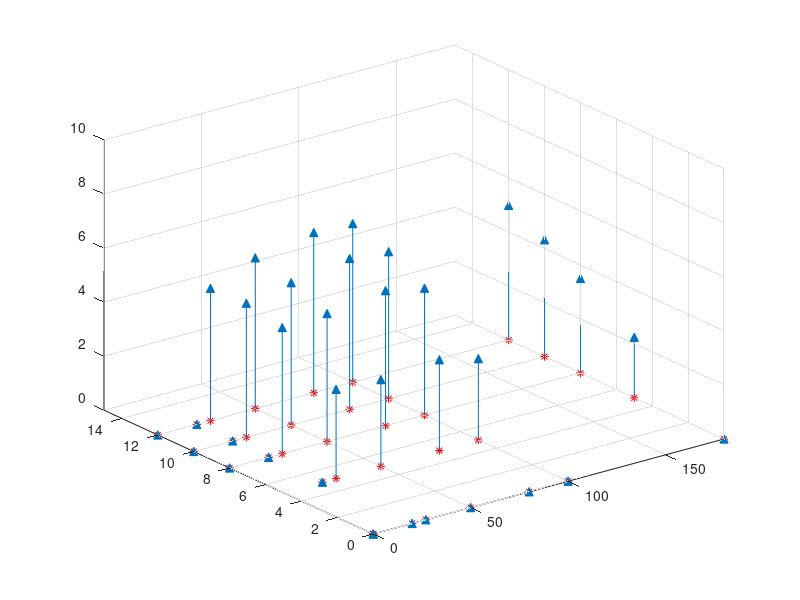
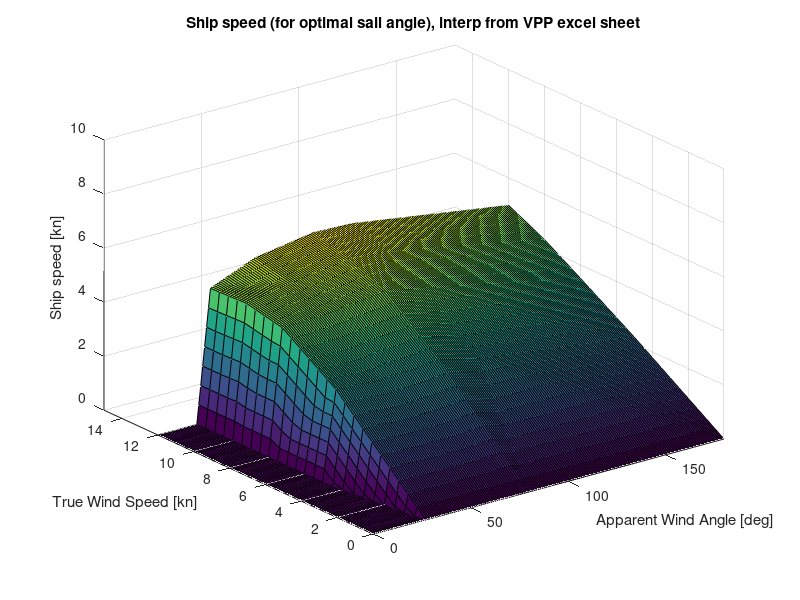

MATLAB code to generate these figures, in order:

close all
clear
clc

% app wind angle
AWA = [
0
20
27
50
80
100
180

0
20
27
50
80
100
180

0
20
27
50
80
100
180

0
20
27
50
80
100
180

0  
20
27
50
80
100
180
]

%true wind angle
TWA = [
0    
0
    0
    0
    0
    0
    0
    0
    
    5
    5
    5
    5
    5
    5
    
    8
    8
    8
    8
    8
    8
    8
    
    10
    10
    10
    10
    10
    10
    10
    
    12
    12
    12
    12
    12
    12
    12]

%boat speed in knots
BS = [
0
0
0
0
0
0
0

0
0
3.30
3.21
3.36
3.01
2.24

0
0
4.67
4.74
5.00
4.70
3.50

0
0
4.96
5.27
5.58
5.44
4.32

0
0
4.90
5.58
5.93
5.87
4.98
]
    
    

figure(1);
hold on
plot3(AWA, TWA, zeros(length(AWA),1), '*r')
grid
%title('Ship speed calculated from wind angle and wind speed using optimal main sail angle');
%xlabel('Wind Speed [kn]'), ylabel('Wind Angle [deg]'), zlabel('Ship speed [kn]')
axis([0, 180, 0, 15, 0, 10]);
stem3(AWA,TWA,BS,'^','fill')
view(322.5, 30);
hold off

figure(2)
[xi, yi] = meshgrid(0:1:180, 0:0.5:15);
zi = griddata(AWA,TWA,BS, xi,yi);
surf(xi,yi,zi);
title('Ship speed (for optimal sail angle), interp from VPP excel sheet');
xlabel('Apparent Wind Angle [deg]'), ylabel('True Wind Speed [kn]'), zlabel('Ship speed [kn]')
axis([0, 180, 0, 15, 0, 10]);

